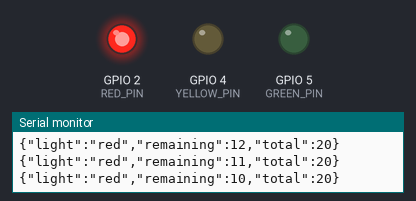
This sketch was run on a simulated ESP32. Parts: output pins drawn as LEDs (lit = HIGH), the last lines printed to the serial monitor. WiFi joins after 1.5 s; servers stay silent unless stated; uploads are accepted with an empty reply.

Above: at 11.6 s.
At 29.0 s:
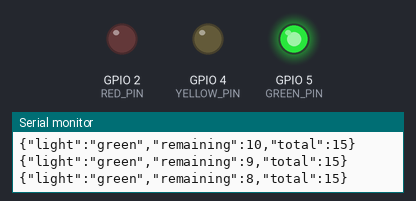
At 39.0 s:
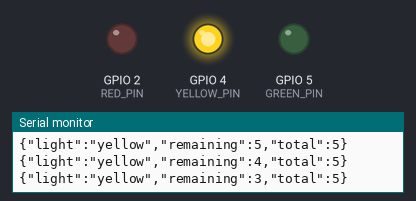
Timing chart, 0 to 53.7 s (numbered marks = the images above):
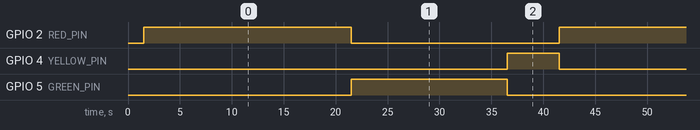

The sketch:

traffic_light.ino
```cpp
// traffic_light.ino — Semáforo ESP32
// Rojo: GPIO2 (20s) | Verde: GPIO5 (15s) | Amarillo: GPIO4 (5s)
// Envía estado por WiFi HTTP POST + Serial USB (115200) cada segundo y en cada cambio.

#include <WiFi.h>
#include <HTTPClient.h>

// --- Configuración WiFi y servidor ---
const char* WIFI_SSID = "TU_WIFI";
const char* WIFI_PASS = "TU_PASSWORD";
// IP de este equipo (donde corre server.py). Ej: "http://192.168.1.50:8000/api/status"
const char* SERVER_URL = "http://192.168.1.50:8000/api/status";

// --- Pines y duraciones (segundos) ---
const int RED_PIN = 2;
const int YELLOW_PIN = 4;
const int GREEN_PIN = 5;

const int RED_SECS = 20;
const int GREEN_SECS = 15;
const int YELLOW_SECS = 5;

// Secuencia: ROJO -> VERDE -> AMARILLO -> ROJO...
enum Light { L_RED, L_GREEN, L_YELLOW };
Light current = L_RED;
unsigned long stateStartMs = 0;
int lastReportedRemaining = -1;

int totalOf(Light l) {
  if (l == L_RED) return RED_SECS;
  if (l == L_GREEN) return GREEN_SECS;
  return YELLOW_SECS;
}

const char* nameOf(Light l) {
  if (l == L_RED) return "red";
  if (l == L_GREEN) return "green";
  return "yellow";
}

void applyPins() {
  digitalWrite(RED_PIN, current == L_RED ? HIGH : LOW);
  digitalWrite(GREEN_PIN, current == L_GREEN ? HIGH : LOW);
  digitalWrite(YELLOW_PIN, current == L_YELLOW ? HIGH : LOW);
}

void sendStatus(int remaining, bool force) {
  if (!force && remaining == lastReportedRemaining) return;
  lastReportedRemaining = remaining;

  // JSON: {"light":"red","remaining":12,"total":20}
  String payload = String("{\"light\":\"") + nameOf(current) +
                   String("\",\"remaining\":") + remaining +
                   String(",\"total\":") + totalOf(current) + String("}");

  // 1) Siempre por Serial (para debug / modo USB)
  Serial.println(payload);

  // 2) Por WiFi si hay conexión
  if (WiFi.status() == WL_CONNECTED) {
    HTTPClient http;
    http.begin(SERVER_URL);
    http.addHeader("Content-Type", "application/json");
    int code = http.POST(payload);
    if (code < 200 || code >= 300) {
      Serial.printf("POST fail: %d\n", code);
    }
    http.end();
  }
}

void setup() {
  Serial.begin(115200);
  pinMode(RED_PIN, OUTPUT);
  pinMode(YELLOW_PIN, OUTPUT);
  pinMode(GREEN_PIN, OUTPUT);

  WiFi.mode(WIFI_STA);
  WiFi.begin(WIFI_SSID, WIFI_PASS);
  Serial.print("Conectando WiFi");
  unsigned long t0 = millis();
  while (WiFi.status() != WL_CONNECTED && millis() - t0 < 15000) {
    delay(500);
    Serial.print(".");
  }
  Serial.println();
  if (WiFi.status() == WL_CONNECTED) {
    Serial.print("WiFi OK, IP: ");
    Serial.println(WiFi.localIP());
  } else {
    Serial.println("Sin WiFi: solo Serial. El semaforo sigue corriendo.");
  }

  current = L_RED;
  stateStartMs = millis();
  applyPins();
  sendStatus(totalOf(current), true);
}

void loop() {
  unsigned long elapsed = (millis() - stateStartMs) / 1000;
  int total = totalOf(current);
  int remaining = total - (int)elapsed;

  if (remaining <= 0) {
    // Avanzar secuencia
    if (current == L_RED) current = L_GREEN;
    else if (current == L_GREEN) current = L_YELLOW;
    else current = L_RED;
    stateStartMs = millis();
    applyPins();
    sendStatus(totalOf(current), true);
  } else {
    sendStatus(remaining, false);
  }
  delay(100);
}
```

Measured:
- by itself, GPIO 2 (RED_PIN): alternates HIGH for 20.0 s and LOW for 20.0 s
- by itself, GPIO 4 (YELLOW_PIN): alternates HIGH for 5.0 s and LOW for 35.0 s
- by itself, GPIO 5 (GREEN_PIN): alternates HIGH for 15.0 s and LOW for 25.0 s
